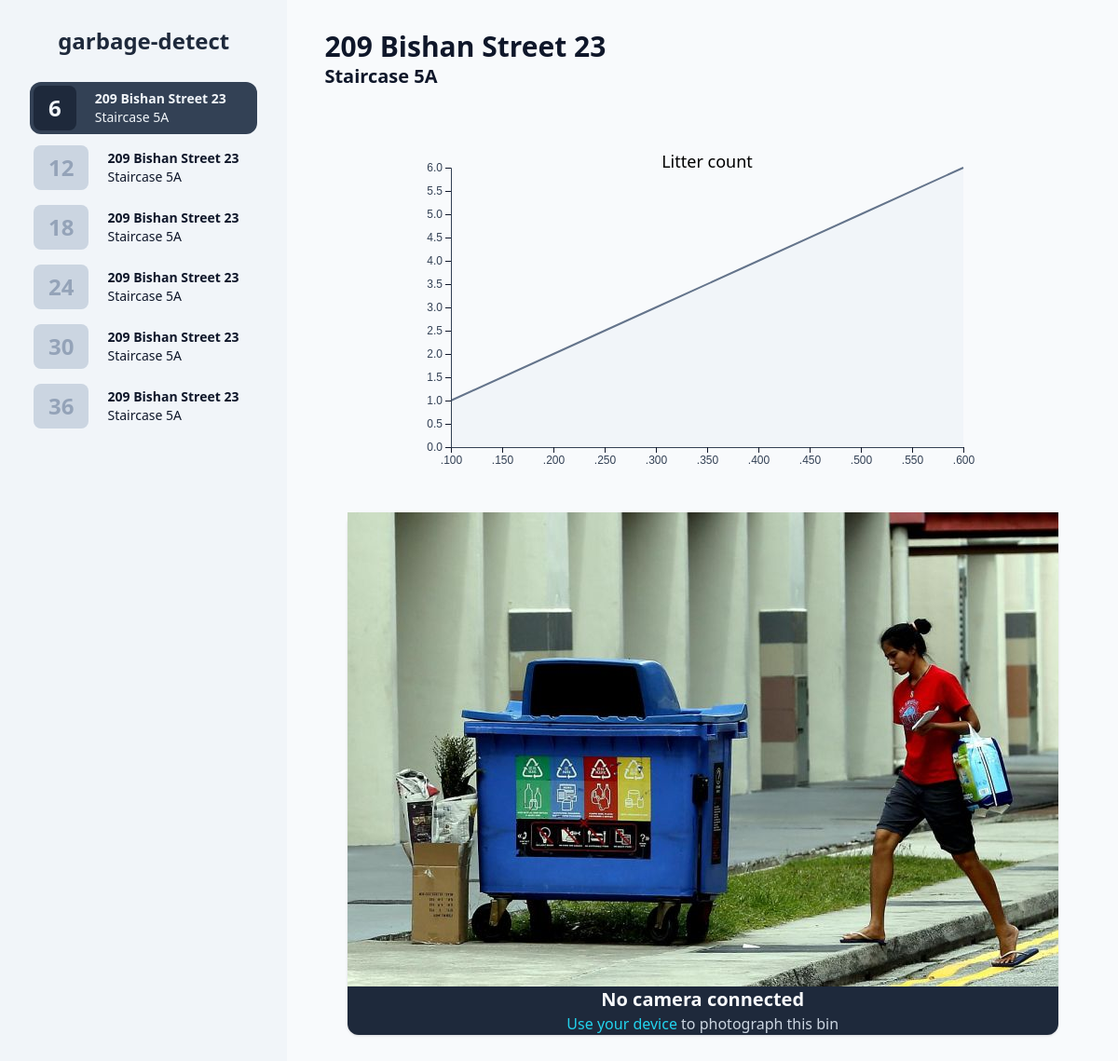
The page /1 on the database its author committed.
### tables this page shows
CREATE TABLE info (id, img_path, address, location, cam_connected);

### app.py (the view)
@app.route('/<int:id>', methods=['POST', 'GET'])
def garbage_stats(id):
    if request.method == 'POST':
        img_file = base64.decodestring(id)
        return redirect(f'/{id}')
    else:
        time_stamps = [i[0] for i in cur.execute('SELECT time FROM data')]
        litter_counts = [i[0]
                         for i in cur.execute(f'SELECT bin{id} FROM data')]
        litter_data = (time_stamps, litter_counts)
        for i in dummy_bins:
            if i['id'] == id:
                target = i
                break
        return render_template('garbage-stats.html', bins=dummy_bins, target=target, litter_data=litter_data)

### templates/garbage-stats.html (shortened to what this page needs)
{% extends 'base.html' %}
{% block stats %}
<h1 class="text-3xl font-bold">{{ target.address }}</h1>
<h2 class="text-xl font-semibold">{{ target.location }}</h2>
<div class="flex justify-center items-center flex-wrap gap-x-6 gap-y-10 w-auto mt-16">
    <div id="graph" class="flex flex-grow justify-center items-center"></div>
    <div class="flex flex-col justify-center text-center min-w-[400px] min-h-[300px] bg-slate-800 shadow rounded-xl">
        <img id="photo" src="{{ url_for('static', filename=target.img_path) }}"
            alt="Garbage bin at {{ target.address }}, {{ target.location }}">
        <div class="text-slate-50 text-xl font-bold">No camera connected</div>
        <div class="text-slate-300 font-normal">
            <a href="#" class="text-cyan-400">Use your device</a>
            to photograph this bin
        </div>
    </div>
</div>
{% endblock %}

### templates/base.html (shortened to what this page needs)
<!DOCTYPE html>
<html lang="en" class="h-full">
<head>
    <link href="{{ url_for('static', filename='generated-styles.css') }}" rel="stylesheet">
</head>
<body class="h-full flex bg-slate-50 text-slate-900">
    <nav id="binNav"
        class="flex flex-col items-stretch gap-2 overflow-y-scroll bg-slate-100 py-2 px-8 h-screen min-w-max">
        <a href="/">
            <h1 class="text-2xl font-extrabold text-slate-800 w-full text-center my-5">garbage-detect</h1>
        </a>
        {% for bin in bins %}
        <a class="rounded-xl leading-5 duration-200 flex items-center min-h-[3.5rem]
        {% if target.id == bin.id %}
        bg-slate-700 text-slate-100
        {% else %}
        hover:bg-slate-200
        {% endif %}" href="/{{bin.id}}">
            <div class="text-2xl font-semibold px-4 ml-1 h-[calc(100%-0.5rem)] flex items-center rounded-lg
            {% if target.id == bin.id %}
            bg-slate-800 text-slate-100
            {% else %}
            bg-slate-300 text-slate-400
            {% endif %}">{{ bin.latest_litter_count }}</div>
            <div class="px-5 py-2 text-sm">
                <div class="font-bold">{{ bin.address }}</div>
                <div class="font-normal">{{ bin.location }}</div>
            </div>
        </a>
        {% endfor %}
    </nav>
    <main class="py-8 px-10 h-full flex-grow overflow-y-scroll">
        {% block stats %}{% endblock %}
    </main>
</body>
</html>

### static/generated-styles.css (style rules this page uses)
*,:after,:before { box-sizing:border-box;border:0 solid }
:after,:before { --tw-content:"" }
html { line-height:1.5;-webkit-text-size-adjust:100%;-moz-tab-size:4;-o-tab-size:4;tab-size:4;font-family:ui-sans-serif,system-ui,-apple-system,BlinkMacSystemFont,Segoe UI,Roboto,Helvetica Neue,Arial,Noto Sans,sans-serif,Apple Color Emoji,Segoe UI Emoji,Segoe UI Symbol,Noto Color Emoji }
body { margin:0;line-height:inherit }
h1,h2,h3,h4,h5,h6 { font-size:inherit;font-weight:inherit }
a { color:inherit;text-decoration:inherit }
blockquote,dd,dl,figure,h1,h2,h3,h4,h5,h6,hr,p,pre { margin:0 }
audio,canvas,embed,iframe,img,object,svg,video { display:block;vertical-align:middle }
img,video { max-width:100%;height:auto }
.shadow { --tw-ring-offset-shadow:0 0 #0000;--tw-ring-shadow:0 0 #0000;--tw-shadow:0 0 #0000;--tw-shadow-colored:0 0 #0000 }
.my-5 { margin-top:1.25rem;margin-bottom:1.25rem }
.ml-1 { margin-left:.25rem }
.mt-16 { margin-top:4rem }
.flex { display:flex }
.h-full { height:100% }
.h-screen { height:100vh }
.h-\[calc\(100\%-0\.5rem\)\] { height:calc(100% - .5rem) }
.min-h-\[3\.5rem\] { min-height:3.5rem }
.min-h-\[300px\] { min-height:300px }
.w-full { width:100% }
.w-auto { width:auto }
.min-w-max { min-width:-webkit-max-content;min-width:-moz-max-content;min-width:max-content }
.min-w-\[400px\] { min-width:400px }
.flex-grow { flex-grow:1 }
.flex-col { flex-direction:column }
.flex-wrap { flex-wrap:wrap }
.items-center { align-items:center }
.items-stretch { align-items:stretch }
.justify-center { justify-content:center }
.gap-2 { gap:.5rem }
.gap-x-6 { -moz-column-gap:1.5rem;column-gap:1.5rem }
.gap-y-10 { row-gap:2.5rem }
.overflow-y-scroll { overflow-y:scroll }
.rounded-xl { border-radius:.75rem }
.rounded-lg { border-radius:.5rem }
.bg-slate-50 { --tw-bg-opacity:1;background-color:rgb(248 250 252/var(--tw-bg-opacity)) }
.bg-slate-100 { --tw-bg-opacity:1;background-color:rgb(241 245 249/var(--tw-bg-opacity)) }
.bg-slate-700 { --tw-bg-opacity:1;background-color:rgb(51 65 85/var(--tw-bg-opacity)) }
.bg-slate-800 { --tw-bg-opacity:1;background-color:rgb(30 41 59/var(--tw-bg-opacity)) }
.bg-slate-300 { --tw-bg-opacity:1;background-color:rgb(203 213 225/var(--tw-bg-opacity)) }
.py-2 { padding-top:.5rem;padding-bottom:.5rem }
.px-8 { padding-left:2rem;padding-right:2rem }
.px-4 { padding-left:1rem;padding-right:1rem }
.px-5 { padding-left:1.25rem;padding-right:1.25rem }
.py-8 { padding-top:2rem;padding-bottom:2rem }
.px-10 { padding-left:2.5rem;padding-right:2.5rem }
.text-center { text-align:center }
.text-2xl { font-size:1.5rem;line-height:2rem }
.text-sm { font-size:.875rem;line-height:1.25rem }
.text-3xl { font-size:1.875rem;line-height:2.25rem }
.text-xl { font-size:1.25rem;line-height:1.75rem }
.font-extrabold { font-weight:800 }
.font-semibold { font-weight:600 }
.font-bold { font-weight:700 }
.font-normal { font-weight:400 }
.leading-5 { line-height:1.25rem }
.text-slate-900 { --tw-text-opacity:1;color:rgb(15 23 42/var(--tw-text-opacity)) }
.text-slate-800 { --tw-text-opacity:1;color:rgb(30 41 59/var(--tw-text-opacity)) }
.text-slate-100 { --tw-text-opacity:1;color:rgb(241 245 249/var(--tw-text-opacity)) }
.text-slate-400 { --tw-text-opacity:1;color:rgb(148 163 184/var(--tw-text-opacity)) }
.text-slate-50 { --tw-text-opacity:1;color:rgb(248 250 252/var(--tw-text-opacity)) }
.text-slate-300 { --tw-text-opacity:1;color:rgb(203 213 225/var(--tw-text-opacity)) }
.text-cyan-400 { --tw-text-opacity:1;color:rgb(34 211 238/var(--tw-text-opacity)) }
.shadow { --tw-shadow:0 1px 3px 0 rgba(0,0,0,.1),0 1px 2px -1px rgba(0,0,0,.1);--tw-shadow-colored:0 1px 3px 0 var(--tw-shadow-color),0 1px 2px -1px var(--tw-shadow-color);box-shadow:var(--tw-ring-offset-shadow,0 0 #0000),var(--tw-ring-shadow,0 0 #0000),var(--tw-shadow) }
.duration-200 { transition-duration:.2s }
* { box-sizing:border-box }

### rows shown on the page
info: address "209 Bishan Street 23", location "Staircase 5A", address "209 Bishan Street 23", location "Staircase 5A", img_path (picture)
info: address "209 Bishan Street 23", location "Staircase 5A"
info: address "209 Bishan Street 23", location "Staircase 5A"
info: address "209 Bishan Street 23", location "Staircase 5A"
info: address "209 Bishan Street 23", location "Staircase 5A"
info: address "209 Bishan Street 23", location "Staircase 5A"

### other values the page prints
{{ bin.latest_litter_count }} "6" "12" "18" "24" "30" "36"
